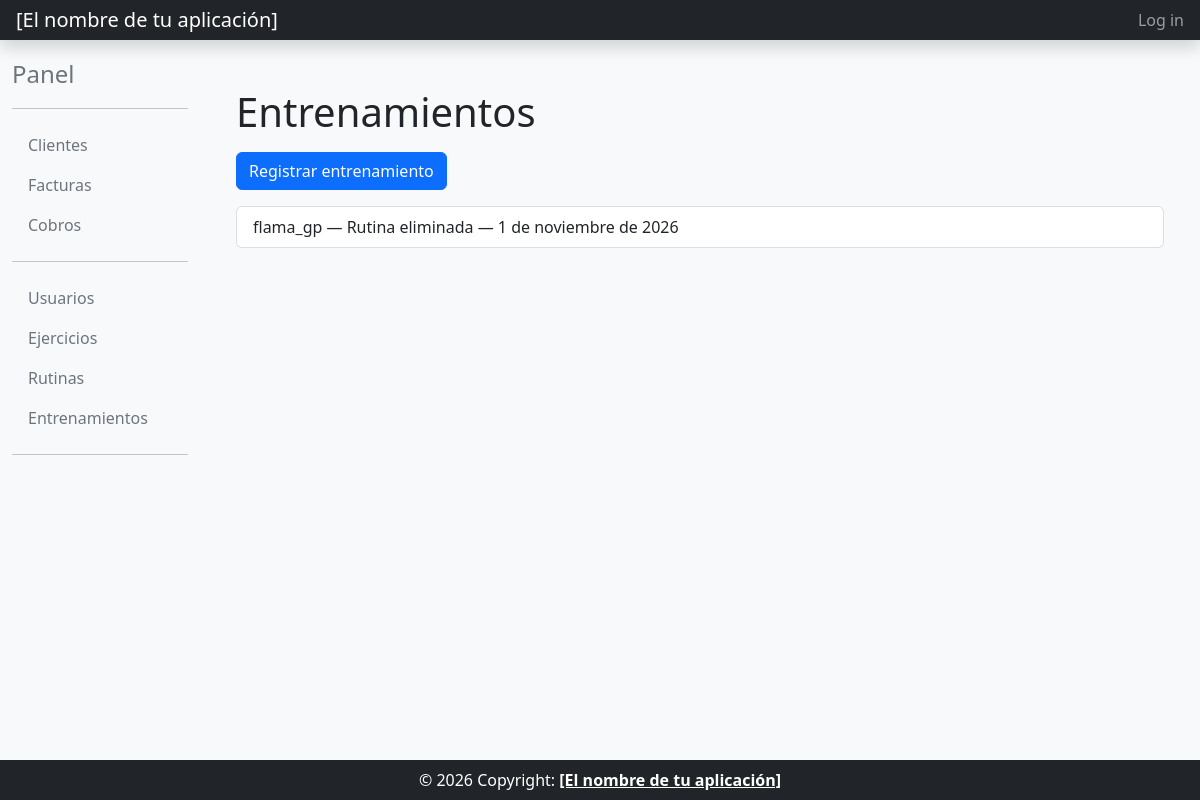
The page /core/entrenamientos/ on the database as committed earlier.
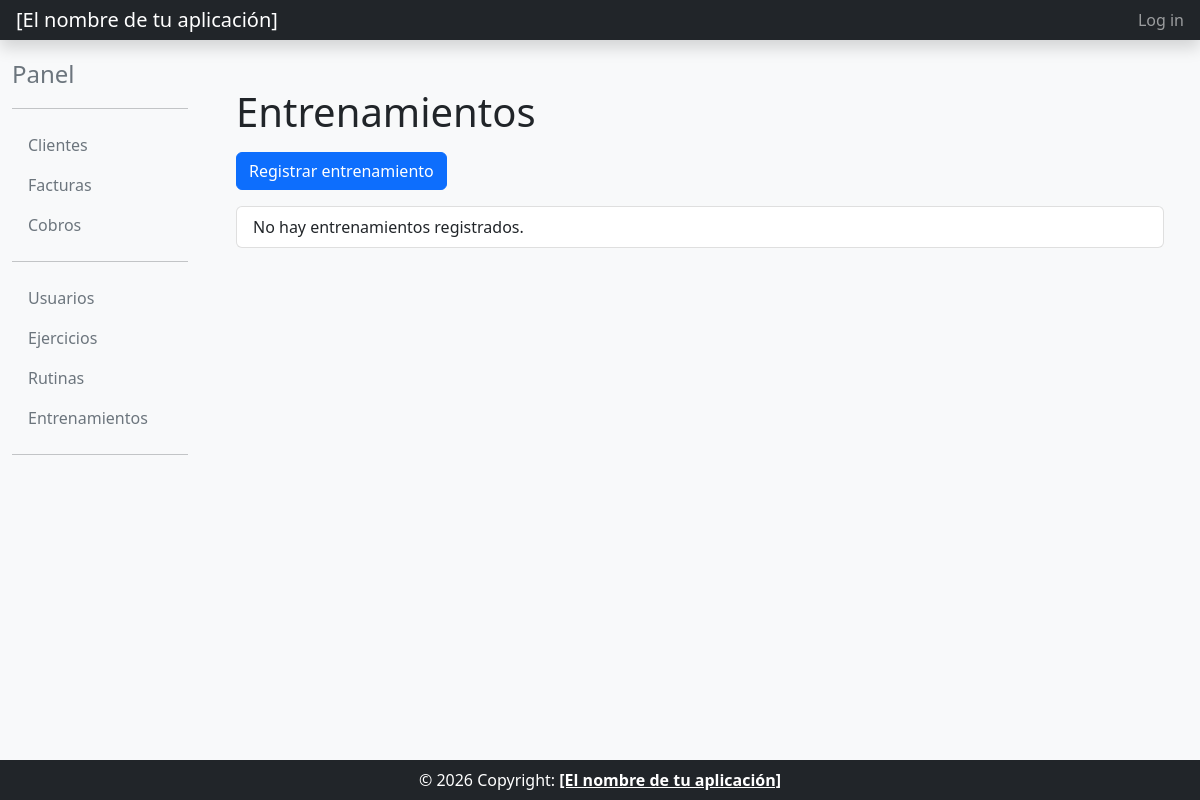
The same page on the database as committed later.
### core/models.py (models this page shows, shortened)
class Entrenamiento(models.Model):
    usuario = models.ForeignKey(
    Usuario,
    on_delete=models.CASCADE,
    related_name='entrenamientos'
    )
    rutina = models.ForeignKey(
    Rutina,
    on_delete=models.SET_NULL,
    null=True,
    blank=True,
    related_name='entrenamientos'
    )
    fecha = models.DateField()
    notas = models.CharField(max_length=250, blank=True)
    class Meta:
        verbose_name = "entrenamiento"
        verbose_name_plural = "entrenamientos"
        ordering = ['-fecha', 'usuario__nickname', 'rutina__nombre']

class Usuario(models.Model):
    nickname = models.CharField(max_length=12, primary_key=True)
    foto_perfil = models.ImageField(upload_to='perfiles/', null=True, blank=True)
    altura = models.DecimalField(max_digits=4, decimal_places=2, null=True, blank=True)
    peso = models.DecimalField(max_digits=5, decimal_places=2, null=True, blank=True)
    objetivo = models.CharField(max_length=50)
    class Meta:
        verbose_name = "usuario"
        verbose_name_plural = "usuarios"
        ordering = ['nickname'] #Esto nos sirve para ordenar y ver que ver primero, en este caso es por nickame pero se podria por feha en  alguno otro

### core/views.py (the view)
class EntrenamientoListView(OrderingListViewMixin, ListView):
    model = Entrenamiento
    template_name = "entrenamiento_list.html"
    paginate_by = 10
    queryset = Entrenamiento.objects.select_related("usuario", "rutina")

### common/mixins.py (called while the page is built)
    def get_queryset(self):
        queryset = super().get_queryset()
        ordering = self.request.GET.get('ordering')
        if ordering == 'asc':
            return queryset.order_by('pk')
        if ordering == 'desc':
            return queryset.order_by('-pk')
        return queryset

    def get_context_data(self, **kwargs):
        context = super().get_context_data(**kwargs)
        ordering = self.request.GET.get('ordering')
        context['ordering'] = ordering if ordering in ('asc', 'desc') else None
        return context

### core/templates/entrenamiento_list.html (shortened to what this page needs)
{% extends "base_intranet.html" %}
{% block main_content %}
<div class="container">
    <h1>Entrenamientos</h1>
    <a href="{% url 'entrenamiento_create' %}" class="btn btn-primary mt-2">Registrar entrenamiento</a>
    <div class="list-group mt-3">
        {% for entrenamiento in object_list %}
            <a href="{% url 'entrenamiento_detail' pk=entrenamiento.pk %}" class="list-group-item list-group-item-action text-decoration-none">
                {{ entrenamiento.usuario.nickname }} — {{ entrenamiento.rutina.nombre|default:"Rutina eliminada" }} — {{ entrenamiento.fecha }}
            </a>
        {% empty %}
            <div class="list-group-item">No hay entrenamientos registrados.</div>
        {% endfor %}
    </div>
</div>
{% endblock main_content %}

Rows that differ between the two databases and show on the page:
removed Entrenamiento: usuario.nickname "flama_gp", rutina.nombre "Rutina eliminada", fecha "1 de noviembre de 2026"
Other text that changed with them:
text now shown: "No hay entrenamientos registrados."
